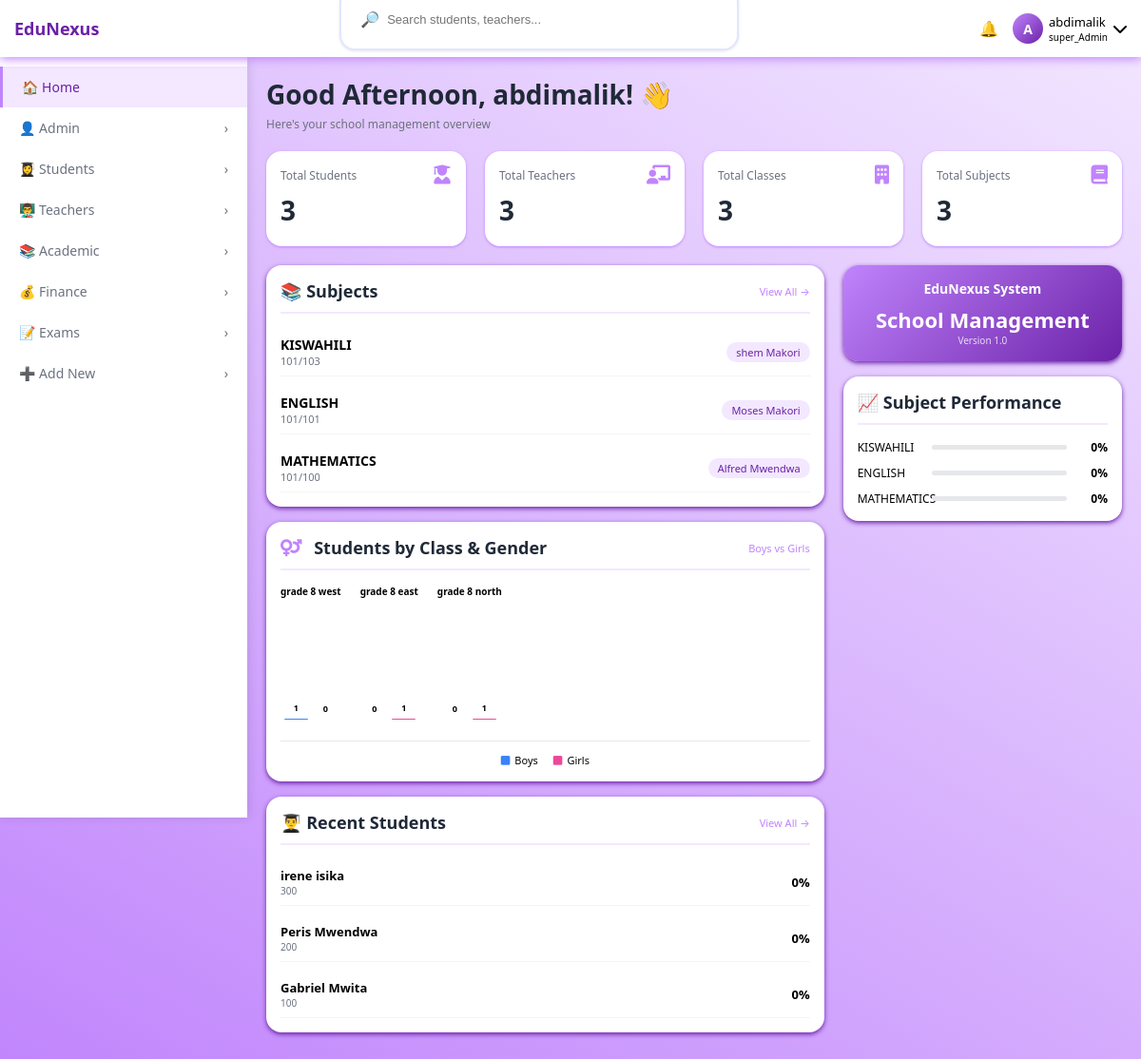
Screenshot of / (signed in) with the database file from the repository.
### accounts/models.py (models this page shows, shortened)
class User(AbstractUser):
    ROLE_CHOICES=(
        ('SUPER_ADMIN','super_Admin'),
        ('ADMIN','admin'),
        ('TEACHER','teacher'),
        ('STUDENT','student'),
        ('PARENT','parent')
    )
    objects=UserManager()
    role=models.CharField(max_length=20,choices=ROLE_CHOICES,default='STUDENT')
    is_approved= models.BooleanField(default=False)
    phone_number=models.CharField(max_length=15,unique=True,null=True,blank=True)

### academic/models.py (models this page shows, shortened)
class Subject(models.Model):
    name=models.CharField(max_length=100)
    code=models.CharField(max_length=20,unique=True)
    description=models.TextField(blank=True,null=True)
    teacher=models.ForeignKey(
        'accounts.User',
        on_delete=models.SET_NULL,
        null=True,
        blank=True,
        limit_choices_to={'role':'TEACHER'},
        related_name='subjects_taught'
    )

### students/models.py (models this page shows, shortened)
class Students(models.Model):
    user = models.OneToOneField(
        'accounts.User',
        on_delete=models.CASCADE,
        related_name='student_record_records',
        null=True,
        blank=True
    )
    parents = models.ForeignKey(
        settings.AUTH_USER_MODEL,
        on_delete=models.CASCADE,
        related_name='children',
        null=True,
        blank=True,
        limit_choices_to={'role': 'PARENT'},
    )
    current_class = models.ForeignKey(
        'academic.Classroom',
        on_delete=models.SET_NULL,
        null=True,
        related_name='students',
    )
    GENDER_CH0ICES=(
        ('MALE','male'),
        ('FEMALE','female')
    )
    first_name = models.CharField(max_length=100)
    last_name = models.CharField(max_length=100)
    registration_number = models.CharField(max_length=20, unique=True)
    is_active = models.BooleanField(default=True)
    date_enrolled = models.DateTimeField(auto_now_add=True)
    gender=models.CharField(max_length=10,choices=GENDER_CH0ICES,null=True,blank=True)
    last_total_marks = models.FloatField(default=0.0, editable=False)
    last_mean_score = models.FloatField(default=0.0, editable=False)
    address = models.TextField(blank=True, null=True, help_text="Residential address")
    has_leadership = models.BooleanField(default=False)
    medical_condition = models.TextField(blank=True, null=True, help_text="Any underlying medical conditions")
    def get_mean_marks(self, exam=None):
        from academic.models import Results
        if exam:
            results = self.results.filter(exam=exam)
        else:
            results = self.results.all()
        count = results.count()
        if count == 0:
            return 0
        return self.get_total_marks(exam) / count

### accounts/views.py (the view, shortened to what this page needs)
# urls.py: path('', dashboard_view, name='dashboard'),
@login_required
def dashboard_view(request):
    user = request.user
    if user.role in ['SUPER_ADMIN', 'ADMIN']:
        from django.db.models import Count, Q
        from academic.models import Results
        from django.db.models import Avg
        subjects = Subject.objects.all()
        improvements = []
        for subject in subjects:
            avg_marks = Results.objects.filter(subject=subject).aggregate(Avg('marks_obtained'))['marks_obtained__avg']
            if avg_marks:
                percentage = round(avg_marks)
                improvements.append({
                    'name': subject.name,
                    'percentage': percentage,
                    'color': 'fill-blue'
                })
            else:
                improvements.append({
                    'name': subject.name,
                    'percentage': 0,
                    'color': 'fill-blue'
                })
            improvements = improvements[:5]
        student_count = Students.objects.count()
        teacher_count = Teacher.objects.count()
        class_count = Classroom.objects.count()
        recent_students = Students.objects.all().order_by('-id')[:5]
        top_subjects = Subject.objects.all()[:5]
        classrooms = Classroom.objects.all()
        chart_data = []
        for classroom in classrooms:
            boys = Students.objects.filter(current_class=classroom, gender='MALE').count()
            girls = Students.objects.filter(current_class=classroom, gender='FEMALE').count()
            chart_data.append({
                'class_name': f"{classroom.name} {classroom.stream}" if classroom.stream else classroom.name,
                'boys': boys,
                'girls': girls,
            })
        context = {
            'total_students': student_count,
            'total_teachers': teacher_count,
            'total_classes': class_count,
            'recent_students': recent_students,
            'fee_collection': "300,000",
            'top_subjects': top_subjects,
            'chart_data': chart_data,
            'school_plan': 'Basic',
            'plan_expiry': '01/05/2024',
            'improvements': improvements,
        }
        return render(request, 'dashboard.html', context)
    return render(request, 'dashboard.html', {'error': 'Role not recognized'})

### templates/dashboard.html (shortened to what this page needs)
{% extends 'base.html' %}
{% load static %}
{% block content %}
{% if request.user.role == 'SUPER_ADMIN' or request.user.role == 'ADMIN' %}
<div class="welcome-section">
    <h1>Good {{ greeting }}, {{ request.user.first_name|default:request.user.username }}! 👋</h1>
    <p class="welcome-text">Here's your school management overview</p>
</div>
<div class="stats-grid">
    <div class="stat-card">
        <div class="stat-header"><span>Total Students</span><i class="fas fa-user-graduate"></i></div>
        <div class="stat-number">{{ total_students|default:"0" }}</div>
    </div>
    <div class="stat-card">
        <div class="stat-header"><span>Total Teachers</span><i class="fas fa-chalkboard-user"></i></div>
        <div class="stat-number">{{ total_teachers|default:"0" }}</div>
    </div>
    <div class="stat-card">
        <div class="stat-header"><span>Total Classes</span><i class="fas fa-building"></i></div>
        <div class="stat-number">{{ total_classes|default:"0" }}</div>
    </div>
    <div class="stat-card">
        <div class="stat-header"><span>Total Subjects</span><i class="fas fa-book"></i></div>
        <div class="stat-number">{{ top_subjects|length|default:"0" }}</div>
    </div>
</div>
<div class="two-columns">
    <div>
        <div class="card">
            <div class="card-header"><h3>📚 Subjects</h3><a href="{% url 'subject_list' %}" class="view-all">View All →</a></div>
            <div class="course-list">
                {% for subject in top_subjects|slice:":5" %}
                <div class="course-item">
                    <div class="course-info"><h4>{{ subject.name }}</h4><div class="course-meta">{{ subject.code }}</div></div>
                    <div class="course-status">{{ subject.teacher.get_full_name|default:"Not Assigned" }}</div>
                </div>
                {% empty %}<p class="empty-message">No subjects added yet.</p>{% endfor %}
            </div>
        </div>
        <div class="card">
            <div class="card-header">
                <h3><i class="fas fa-venus-mars"></i> Students by Class & Gender</h3>
                <span class="view-all">Boys vs Girls</span>
            </div>
            <div class="gender-chart-container">
                <div class="gender-chart">
                    {% for data in chart_data %}
                    <div class="gender-bar-group">
                        <div class="class-label">{{ data.class_name }}</div>
                        <div class="bars-wrapper">
                            <div class="bar-boy" style="height: {{ data.boys|default:0 }}px;" title="Boys: {{ data.boys }}">
                                <span class="bar-value">{{ data.boys }}</span>
                            </div>
                            <div class="bar-girl" style="height: {{ data.girls|default:0 }}px;" title="Girls: {{ data.girls }}">
                                <span class="bar-value">{{ data.girls }}</span>
                            </div>
                        </div>
                    </div>
                    {% empty %}
                    <div class="empty-chart">
                        <i class="fas fa-chart-bar"></i>
                        <p>No data available. Add students to see chart.</p>
                    </div>
                    {% endfor %}
                </div>
            </div>
            <div class="chart-legend">
                <span><i class="fas fa-square" style="color: #3b82f6;"></i> Boys</span>
                <span><i class="fas fa-square" style="color: #ec489a;"></i> Girls</span>
            </div>
        </div>
        <div class="card">
            <div class="card-header"><h3>👨‍🎓 Recent Students</h3><a href="{% url 'student_list' %}" class="view-all">View All →</a></div>
            <div class="student-list">
                {% for student in recent_students|slice:":5" %}
                <div class="student-item">
                    <div class="student-info"><h4>{{ student.first_name }} {{ student.last_name }}</h4><p>{{ student.registration_number }}</p></div>
                    <div class="student-score"><div class="score">{{ student.get_mean_marks|floatformat:0|default:"0" }}%</div></div>
                </div>
                {% empty %}<p class="empty-message">No students yet.</p>{% endfor %}
            </div>
        </div>
    </div>
    <div>
        <div class="card plan-card">
            <h4>EduNexus System</h4>
            <div class="plan-price">School Management</div>
            <div class="expiry-date">Version 1.0</div>
        </div>
        <div class="card">
            <div class="card-header"><h3>📈 Subject Performance</h3></div>
            <div class="improvement-list">
                {% for improvement in improvements|slice:":5" %}
                <div class="improvement-item">
                    <span class="improvement-name">{{ improvement.name }}</span>
                    <div class="progress-bar"><div class="progress-fill" style="width: {{ improvement.percentage }}%;"></div></div>
                    <span class="percentage">{{ improvement.percentage }}%</span>
                </div>
                {% empty %}<p class="empty-message">No data available.</p>{% endfor %}
            </div>
        </div>
    </div>
</div>
{% endif %}
{% endblock %}

### templates/base.html (shortened to what this page needs)
{% load static %}
<!DOCTYPE html>
<html lang="en">
<head>
    <link rel="stylesheet" href="{% static 'css/style.css' %}">
    <link rel="stylesheet" href="https://cdnjs.cloudflare.com/ajax/libs/font-awesome/6.0.0-beta3/css/all.min.css">
</head>
<body>
    <nav class="top-nav">
        <div class="nav-left">
            <div class="logo">EduNexus</div>
        </div>
        <div class="search-bar">
            <span>🔎</span>
            <input type="text" id="globalSearch" placeholder="Search students, teachers...">
        </div>
        <div class="nav-right">
            <div class="notification-badge" id="notificationBell">
                <span>🔔</span>
            </div>
            <div>
                <div class="user-info" id="userInfoBtn">
                    <div class="avatar-circle">
                        {{ request.user.first_name|first|default:request.user.username|first|upper }}
                    </div>
                    <div>
                        <div class="user-name">{{ request.user.first_name|default:request.user.username }}</div>
                        <div class="user-role">{{ request.user.get_role_display }}</div>
                    </div>
                    <i class="fas fa-chevron-down"></i>
                </div>
            </div>
        </div>
    </nav>
    <aside class="sidebar" id="sidebar">
        <ul>
            {% if request.user.role != 'STUDENT' and request.user.role != 'PARENT' %}
            <li class="menu-item {% if request.resolver_match.url_name == 'dashboard' %}active{% endif %}" data-url="{% url 'dashboard' %}">
                <span class="menu-text">🏠 Home</span>
            </li>
            {% endif %}
           {% if request.user.role == 'SUPER_ADMIN' or request.user.role == 'ADMIN' %}
            <li class="menu-item has-dropdown">
                <span class="menu-text">👤 Admin</span>
                <span class="arrow">›</span>
            </li>
            {% endif %}
            <li class="menu-item has-dropdown">
                <span class="menu-text">👩‍🎓 Students</span>
                <span class="arrow">›</span>
            </li>
            {% if request.user.role != 'PARENT' and request.user.role != 'STUDENT' %}
            <li class="menu-item has-dropdown">
                <span class="menu-text">👨‍🏫 Teachers</span>
                <span class="arrow">›</span>
            </li>
            {% endif %}
            <li class="menu-item has-dropdown">
                <span class="menu-text">📚 Academic</span>
                <span class="arrow">›</span>
            </li>
            {% if request.user.role != 'TEACHER' %}
            <li class="menu-item has-dropdown">
                <span class="menu-text">💰 Finance</span>
                <span class="arrow">›</span>
            </li>
            {% endif %}
            <li class="menu-item has-dropdown">
                <span class="menu-text">📝 Exams</span>
                <span class="arrow">›</span>
            </li>
            {% if request.user.role == 'SUPER_ADMIN' %}
            <li class="menu-item has-dropdown">
                <span class="menu-text">➕ Add New</span>
                <span class="arrow">›</span>
            </li>
            {% endif %}
        </ul>
    </aside>
    <main class="main-content">
        {% block content %}
        {% endblock %}
    </main>
</body>
</html>

### rows the page displays
User: user.first_name|first "A", user.first_name "abdimalik", user.role "super_Admin"
Subject: name "KISWAHILI", code "101/103", teacher.get_full_name "shem Makori", name "KISWAHILI"
Subject: name "ENGLISH", code "101/101", teacher.get_full_name "Moses Makori", name "ENGLISH"
Subject: name "MATHEMATICS", code "101/100", teacher.get_full_name "Alfred Mwendwa", name "MATHEMATICS"
Students: first_name "irene", last_name "isika", registration_number "300", get_mean_marks "0"
Students: first_name "Peris", last_name "Mwendwa", registration_number "200", get_mean_marks "0"
Students: first_name "Gabriel", last_name "Mwita", registration_number "100", get_mean_marks "0"

### other values shown
{{ total_students|default:"0" }} "3"
{{ total_teachers|default:"0" }} "3"
{{ total_classes|default:"0" }} "3"
{{ top_subjects|length|default:"0" }} "3"
{{ data.class_name }} "grade 8 west" "grade 8 east" "grade 8 north"
{{ data.boys }} "1" "0" "0"
{{ data.girls }} "0" "1" "1"
{{ improvement.percentage }} "0" "0" "0"
